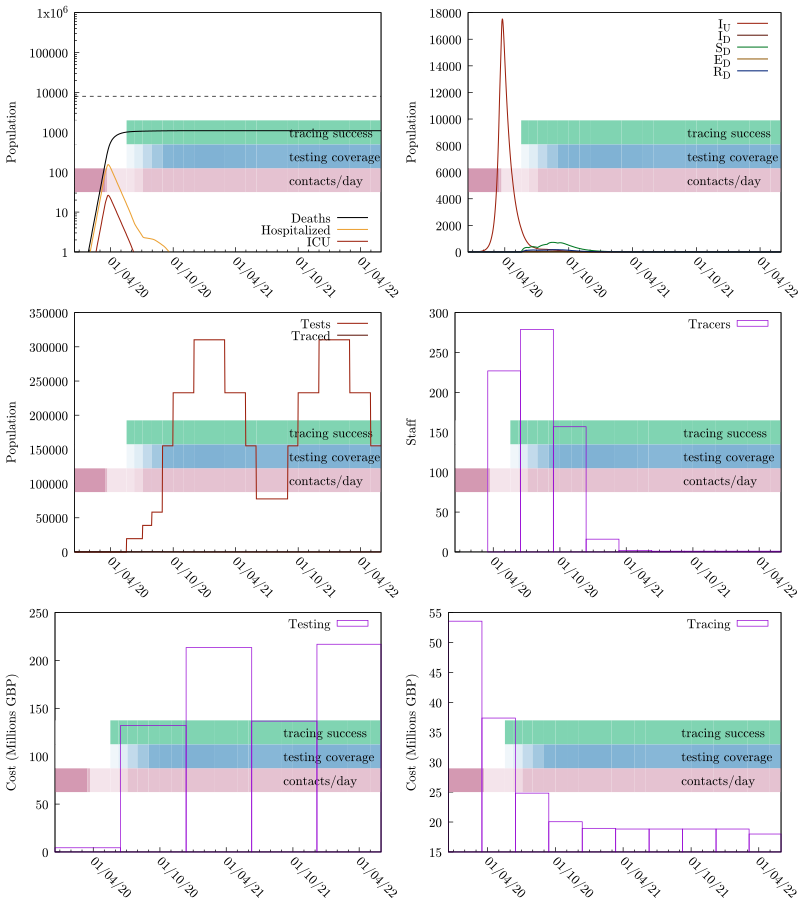

Write gnuplot code to recreate this figure.
set terminal pdfcairo color enhanced dashed font "cmr10,14" size 8,9
seed="ptti-scenario-Targeted_PTTI_TracingSuccess30_Face_Coverings_Lockdown_Triggers"
set output sprintf("%s.pdf", seed)
set multiplot layout 3,2
odefile=sprintf("%s-out-0.tsv", seed)
ttfile=sprintf("%s-out-0-testtrace.tsv", seed)
trfile=sprintf("%s-out-0-trcosts.tsv", seed)
tefile=sprintf("%s-out-0-tecosts.tsv", seed)
etimesfile=sprintf("%s-events.gp", seed)

set tics nomirror
set ylabel 'Population'

set yrange [0:]

set style fill transparent solid 0.25 noborder

# Colors
color_SU = '#00aa55'
color_SD = '#007722'

color_EU = '#eba134'
color_ED = '#945e0f'

color_IU = '#9c210e'
color_ID = '#5e160b'

color_RU = '#0055aa'
color_RD = '#002277'

# These are from the economic model inputs
Hospitalized_Pct_Deaths=0.44
ICU_Fatality=0.59
ICU_Pct=0.17
IFR=0.008
Non_ICU_Fatality=0.36

HF = IFR*Hospitalized_Pct_Deaths/(ICU_Pct*ICU_Fatality+(1-ICU_Pct)*Non_ICU_Fatality)
ICUF = HF*ICU_Pct

set key bottom right
set xdata time
set timefmt "%Y-%m-%d %H:%M:%S"
set format x "%d/%m/%y"

load etimesfile

set xtics rotate by -45 3600*24*30*6

set yrange [1:1e6]
set log y

set arrow from graph 0, first 8000 to graph 1, first 8000 nohead lc 0 dt '--'
plot odefile u 1:(($9+$10)*IFR) w l lw 1.5 lc 0 ti "Deaths", "" u 1:(($7+$8)*HF) w l lw 1.5 lc rgb color_EU ti "Hospitalized", "" u 1:(($7+$8)*ICUF) w l lw 1.5 lc rgb color_IU ti "ICU"

unset log y
unset arrow

set autoscale y
set yrange [0:]
set key top right

# set y2tics 0.5
# set y2range [0:4]

plot odefile u 1:7 w l lw 1.5 lc rgb color_IU ti "I_U", odefile u 1:8 w l lw 1.5 lc rgb color_ID ti "I_D", \
     odefile u 1:4 w l lw 1.5 lc rgb color_SD ti "S_D", odefile u 1:6 w l lw 1.5 lc rgb color_ED ti "E_D", \
     odefile u 1:10 w l lw 1.5 lc rgb color_RD ti "R_D"#, odefile u 1:13 w l axis x1y2 lc 0 ti "R"


plot ttfile u 1:3 w l lw 1.5 lc rgb color_IU ti "Tests", ttfile u 1:4 w l lw 1.5 lc rgb color_ID ti "Traced"

unset log y
unset yrange
set autoscale y
set style fill empty

set ylabel "Staff"
plot trfile u 1:5 w boxes ti "Tracers"

set ylabel "Cost (Millions GBP)"
plot tefile u 1:($5/1000000) w boxes ti "Testing"
plot trfile u 1:($6/1000000) w boxes ti "Tracing"

unset multiplot
set output
